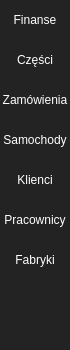
        <widget class="QFrame" name="left_menu">
         <property name="minimumSize">
          <size>
           <width>70</width>
           <height>0</height>
          </size>
         </property>
         <property name="maximumSize">
          <size>
           <width>70</width>
           <height>16777215</height>
          </size>
         </property>
         <property name="styleSheet">
          <string notr="true">background-color: rgb(35, 35, 35);</string>
         </property>
         <property name="frameShape">
          <enum>QFrame::NoFrame</enum>
         </property>
         <property name="frameShadow">
          <enum>QFrame::Raised</enum>
         </property>
         <layout class="QVBoxLayout" name="verticalLayout_3">
          <property name="spacing">
           <number>0</number>
          </property>
          <property name="leftMargin">
           <number>0</number>
          </property>
          <property name="topMargin">
           <number>0</number>
          </property>
          <property name="rightMargin">
           <number>0</number>
          </property>
          <property name="bottomMargin">
           <number>0</number>
          </property>
          <item alignment="Qt::AlignTop">
           <widget class="QFrame" name="buttons">
            <property name="minimumSize">
             <size>
              <width>70</width>
              <height>0</height>
             </size>
            </property>
            <property name="frameShape">
             <enum>QFrame::NoFrame</enum>
            </property>
            <property name="frameShadow">
             <enum>QFrame::Raised</enum>
            </property>
            <layout class="QVBoxLayout" name="verticalLayout_2">
             <property name="spacing">
              <number>0</number>
             </property>
             <property name="leftMargin">
              <number>0</number>
             </property>
             <property name="topMargin">
              <number>0</number>
             </property>
             <property name="rightMargin">
              <number>0</number>
             </property>
             <property name="bottomMargin">
              <number>0</number>
             </property>
             <item>
              <widget class="QPushButton" name="menu_money">
               <property name="minimumSize">
                <size>
                 <width>0</width>
                 <height>40</height>
                </size>
               </property>
               <property name="styleSheet">
                <string notr="true">QPushButton {
	color: rgb(255, 255, 255);
	background-color: rgb(35, 35, 35);
	border: 0px solid;
}
QPushButton:hover {
	background-color: rgb(255, 85, 85);
}</string>
               </property>
               <property name="text">
                <string>Finanse</string>
               </property>
              </widget>
             </item>
             <item>
              <widget class="QPushButton" name="menu_parts">
               <property name="minimumSize">
                <size>
                 <width>0</width>
                 <height>40</height>
                </size>
               </property>
               <property name="styleSheet">
                <string notr="true">QPushButton {
	color: rgb(255, 255, 255);
	background-color: rgb(35, 35, 35);
	border: 0px solid;
}
QPushButton:hover {
	background-color: rgb(255, 85, 85);
}</string>
               </property>
               <property name="text">
                <string>Części</string>
               </property>
              </widget>
             </item>
             <item>
              <widget class="QPushButton" name="menu_orders">
               <property name="minimumSize">
                <size>
                 <width>0</width>
                 <height>40</height>
                </size>
               </property>
               <property name="styleSheet">
                <string notr="true">QPushButton {
	color: rgb(255, 255, 255);
	background-color: rgb(35, 35, 35);
	border: 0px solid;
}
QPushButton:hover {
	background-color: rgb(255, 85, 85);
}</string>
               </property>
               <property name="text">
                <string>Zamówienia</string>
               </property>
              </widget>
             </item>
             <item>
              <widget class="QPushButton" name="menu_cars">
               <property name="minimumSize">
                <size>
                 <width>0</width>
                 <height>40</height>
                </size>
               </property>
               <property name="styleSheet">
                <string notr="true">QPushButton {
	color: rgb(255, 255, 255);
	background-color: rgb(35, 35, 35);
	border: 0px solid;
}
QPushButton:hover {
	background-color: rgb(255, 85, 85);
}</string>
               </property>
               <property name="text">
                <string>Samochody</string>
               </property>
              </widget>
             </item>
             <item>
              <widget class="QPushButton" name="menu_clients">
               <property name="minimumSize">
                <size>
                 <width>0</width>
                 <height>40</height>
                </size>
               </property>
               <property name="styleSheet">
                <string notr="true">QPushButton {
	color: rgb(255, 255, 255);
	background-color: rgb(35, 35, 35);
	border: 0px solid;
}
QPushButton:hover {
	background-color: rgb(255, 85, 85);
}</string>
               </property>
               <property name="text">
                <string>Klienci</string>
               </property>
              </widget>
             </item>
             <item>
              <widget class="QPushButton" name="menu_employees">
               <property name="minimumSize">
                <size>
                 <width>0</width>
                 <height>40</height>
                </size>
               </property>
               <property name="styleSheet">
                <string notr="true">QPushButton {
	color: rgb(255, 255, 255);
	background-color: rgb(35, 35, 35);
	border: 0px solid;
}
QPushButton:hover {
	background-color: rgb(255, 85, 85);
}</string>
               </property>
               <property name="text">
                <string>Pracownicy</string>
               </property>
              </widget>
             </item>
             <item>
              <widget class="QPushButton" name="menu_houses">
               <property name="enabled">
                <bool>true</bool>
               </property>
               <property name="minimumSize">
                <size>
                 <width>0</width>
                 <height>40</height>
                </size>
               </property>
               <property name="styleSheet">
                <string notr="true">QPushButton {
	color: rgb(255, 255, 255);
	background-color: rgb(35, 35, 35);
	border: 0px solid;
}
QPushButton:hover {
	background-color: rgb(255, 85, 85);
}</string>
               </property>
               <property name="text">
                <string>Fabryki</string>
               </property>
              </widget>
             </item>
            </layout>
           </widget>
          </item>
          <item>
           <widget class="QPushButton" name="logout">
            <property name="minimumSize">
             <size>
              <width>70</width>
              <height>70</height>
             </size>
            </property>
            <property name="styleSheet">
             <string notr="true">QPushButton {
	color: rgb(255, 255, 255);
	background-color: rgb(35, 35, 35);
	border: 0px solid;
}
QPushButton:hover {
	background-color: rgb(85, 170, 255);
}</string>
            </property>
            <property name="text">
             <string/>
            </property>
            <property name="icon">
             <iconset resource="resources.qrc">
              <normaloff>:/logout40px.png</normaloff>:/logout40px.png</iconset>
            </property>
            <property name="iconSize">
             <size>
              <width>40</width>
              <height>40</height>
             </size>
            </property>
            <property name="flat">
             <bool>true</bool>
            </property>
           </widget>
          </item>
         </layout>
        </widget>
